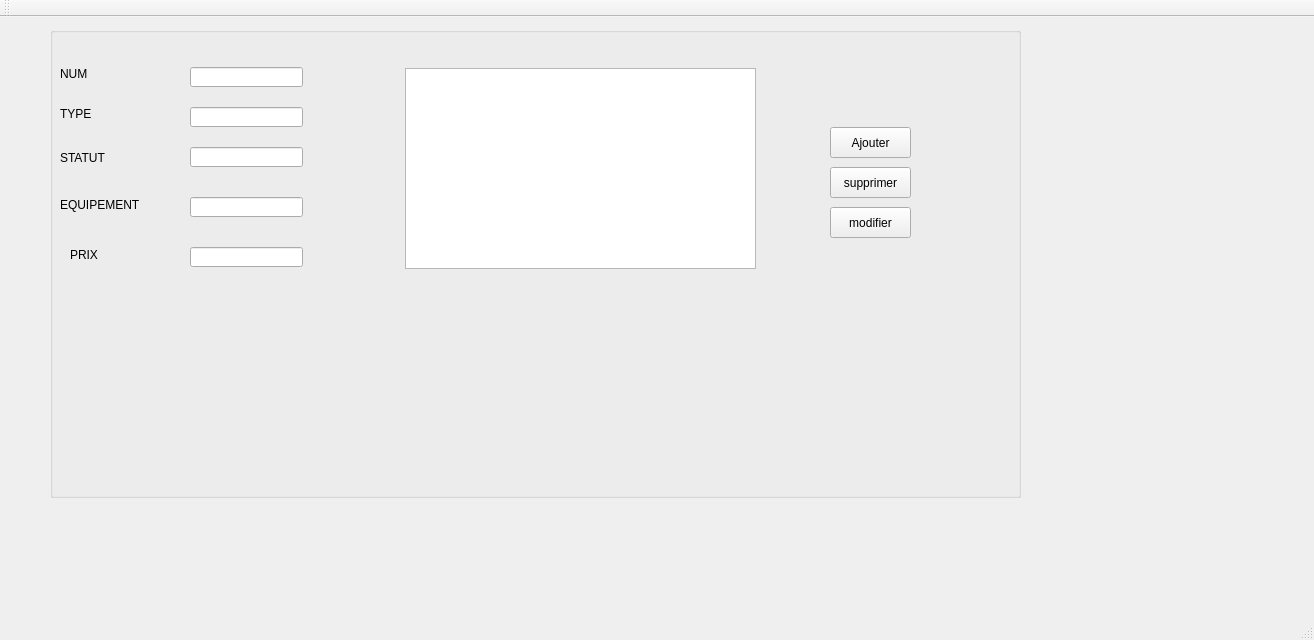
<?xml version="1.0" encoding="UTF-8"?>
<ui version="4.0">
 <class>MainWindow</class>
 <widget class="QMainWindow" name="MainWindow">
  <property name="geometry">
   <rect>
    <x>0</x>
    <y>0</y>
    <width>1314</width>
    <height>640</height>
   </rect>
  </property>
  <property name="windowTitle">
   <string>Gestion des Clients</string>
  </property>
  <widget class="QWidget" name="centralWidget">
   <widget class="QGroupBox" name="groupBox">
    <property name="geometry">
     <rect>
      <x>50</x>
      <y>10</y>
      <width>971</width>
      <height>471</height>
     </rect>
    </property>
    <property name="title">
     <string/>
    </property>
    <widget class="QLabel" name="NUM">
     <property name="geometry">
      <rect>
       <x>10</x>
       <y>40</y>
       <width>47</width>
       <height>13</height>
      </rect>
     </property>
     <property name="text">
      <string>NUM</string>
     </property>
    </widget>
    <widget class="QLabel" name="TYPE">
     <property name="geometry">
      <rect>
       <x>10</x>
       <y>80</y>
       <width>47</width>
       <height>13</height>
      </rect>
     </property>
     <property name="text">
      <string>TYPE</string>
     </property>
    </widget>
    <widget class="QLineEdit" name="num_chambre">
     <property name="geometry">
      <rect>
       <x>140</x>
       <y>40</y>
       <width>113</width>
       <height>20</height>
      </rect>
     </property>
     <property name="text">
      <string/>
     </property>
    </widget>
    <widget class="QLineEdit" name="type_chambre">
     <property name="geometry">
      <rect>
       <x>140</x>
       <y>80</y>
       <width>113</width>
       <height>20</height>
      </rect>
     </property>
     <property name="text">
      <string/>
     </property>
    </widget>
    <widget class="QLineEdit" name="statut_chambre">
     <property name="geometry">
      <rect>
       <x>140</x>
       <y>120</y>
       <width>113</width>
       <height>20</height>
      </rect>
     </property>
     <property name="text">
      <string/>
     </property>
    </widget>
    <widget class="QLabel" name="STATUT">
     <property name="geometry">
      <rect>
       <x>10</x>
       <y>110</y>
       <width>61</width>
       <height>41</height>
      </rect>
     </property>
     <property name="text">
      <string>STATUT</string>
     </property>
    </widget>
    <widget class="QLabel" name="EQUIPEMENT">
     <property name="geometry">
      <rect>
       <x>10</x>
       <y>170</y>
       <width>91</width>
       <height>16</height>
      </rect>
     </property>
     <property name="text">
      <string>EQUIPEMENT</string>
     </property>
    </widget>
    <widget class="QLineEdit" name="equipement_chambre">
     <property name="geometry">
      <rect>
       <x>140</x>
       <y>170</y>
       <width>113</width>
       <height>20</height>
      </rect>
     </property>
     <property name="text">
      <string/>
     </property>
    </widget>
    <widget class="QLabel" name="PRIX">
     <property name="geometry">
      <rect>
       <x>20</x>
       <y>220</y>
       <width>91</width>
       <height>16</height>
      </rect>
     </property>
     <property name="text">
      <string>PRIX</string>
     </property>
    </widget>
    <widget class="QLineEdit" name="prix_chambre">
     <property name="geometry">
      <rect>
       <x>140</x>
       <y>220</y>
       <width>113</width>
       <height>20</height>
      </rect>
     </property>
     <property name="text">
      <string/>
     </property>
    </widget>
    <widget class="QPushButton" name="supprimer_chambre">
     <property name="geometry">
      <rect>
       <x>780</x>
       <y>140</y>
       <width>81</width>
       <height>31</height>
      </rect>
     </property>
     <property name="text">
      <string>supprimer</string>
     </property>
    </widget>
    <widget class="QPushButton" name="ajouter_chambre">
     <property name="geometry">
      <rect>
       <x>780</x>
       <y>100</y>
       <width>81</width>
       <height>31</height>
      </rect>
     </property>
     <property name="text">
      <string>Ajouter</string>
     </property>
    </widget>
    <widget class="QPushButton" name="modifier_chambre">
     <property name="geometry">
      <rect>
       <x>780</x>
       <y>180</y>
       <width>81</width>
       <height>31</height>
      </rect>
     </property>
     <property name="text">
      <string>modifier</string>
     </property>
    </widget>
    <widget class="QTableView" name="afficher">
     <property name="geometry">
      <rect>
       <x>355</x>
       <y>41</y>
       <width>351</width>
       <height>201</height>
      </rect>
     </property>
    </widget>
   </widget>
  </widget>
  <widget class="QMenuBar" name="menuBar">
   <property name="geometry">
    <rect>
     <x>0</x>
     <y>0</y>
     <width>1314</width>
     <height>26</height>
    </rect>
   </property>
  </widget>
  <widget class="QToolBar" name="mainToolBar">
   <attribute name="toolBarArea">
    <enum>TopToolBarArea</enum>
   </attribute>
   <attribute name="toolBarBreak">
    <bool>false</bool>
   </attribute>
  </widget>
  <widget class="QStatusBar" name="statusBar"/>
 </widget>
 <layoutdefault spacing="6" margin="11"/>
 <resources/>
 <connections/>
</ui>
